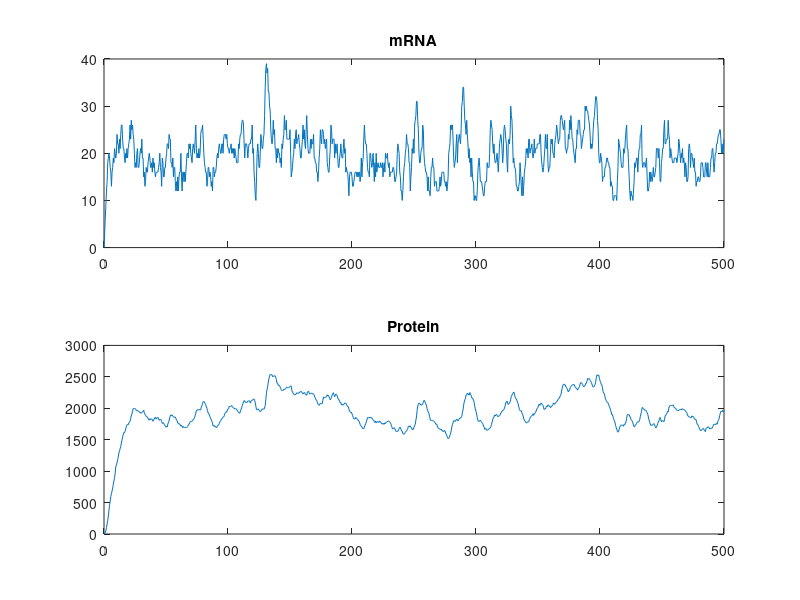

Source code (MATLAB):
%% Stochastic Transcription

%% Model 1

% Rates
transcriptionRate=5;
degRateM=0.25;
translationRate=10;
degRateP=0.1;

% Modeling time
tStep=0.5;
tMax=500;
tvals=0:tStep:tMax;
m=zeros(size(tvals));  % To store the mRNA levels
p=zeros(size(tvals));  % To store the protein levels

% Initial Conditions:
m(1)=0;
p(1)=0;

% Simulate
for i=2:length(tvals)
    lambdaM=transcriptionRate*tStep;
    lambdaP=m(i-1)*translationRate*tStep;
    pDegM=degRateM*tStep;
    pDegP=degRateP*tStep;
    m(i)=m(i-1)+poissrnd(lambdaM)-binornd(m(i-1),pDegM);
    p(i)=p(i-1)+poissrnd(lambdaP)-binornd(p(i-1),pDegP);
end
%% Display the results
subplot(2,1,1)
plot(tvals,m);
title('mRNA');
subplot(2,1,2)
plot(tvals,p);
title('Protein');
 

fprintf('\nmRNA statistics\n');
fprintf(' mean = %.1f  Std Dev = %.1f  CV = %.2f\n', mean(m), std(m), std(m)/mean(m));
fprintf(' SD / square root of mean =  %.1f', std(m)/sqrt(mean(m))); 
fprintf('\nProtein statistics\n');
fprintf(' mean = %.1f  Std Dev = %.1f  CV = %.2f\n', mean(p), std(p), std(p)/mean(p));
fprintf(' SD / square root of mean =  %.1f', std(p)/sqrt(mean((p))));
